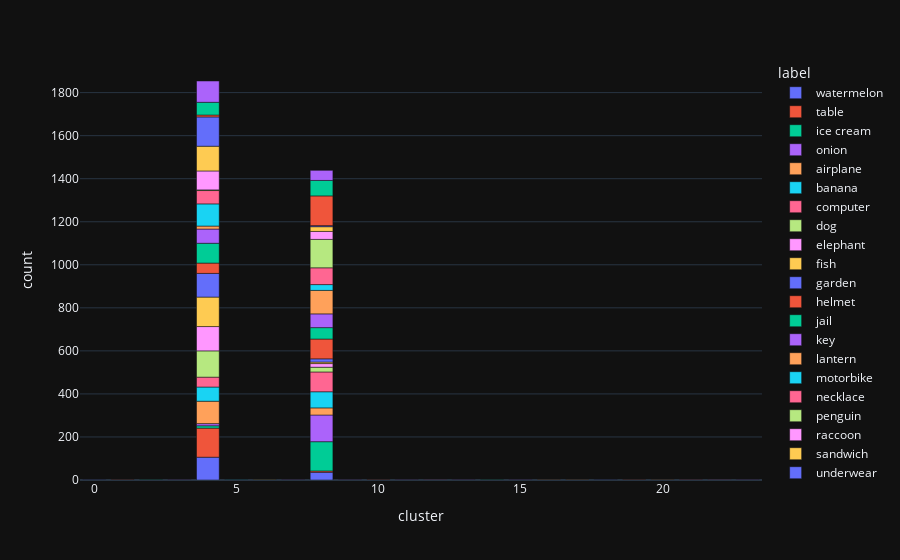

The code cell stored with this chart in its notebook:
### Code cell
df_grped = plot_cluster_distribution(flattened_data['train'], kmeans)

### Figure 1 — Plotly figure (JSON) as saved in the notebook; plotly's stock layout.template omitted (floating-point values rounded to 4 significant figures)
{"data": [{"alignmentgroup": "True", "hovertemplate": "label=watermelon<br>cluster=%{x}<br>count=%{y}<extra></extra>", "legendgroup": "watermelon", "marker": {"color": "#636efa", "pattern": {"shape": ""}}, "name": "watermelon", "offsetgroup": "watermelon", "orientation": "v", "showlegend": true, "textposition": "auto", "type": "bar", "x": [0, 4, 8, 18], "xaxis": "x", "y": [1, 106, 36, 1], "yaxis": "y"}, {"alignmentgroup": "True", "hovertemplate": "label=table<br>cluster=%{x}<br>count=%{y}<extra></extra>", "legendgroup": "table", "marker": {"color": "#EF553B", "pattern": {"shape": ""}}, "name": "table", "offsetgroup": "table", "orientation": "v", "showlegend": true, "textposition": "auto", "type": "bar", "x": [1, 4, 8, 10, 19], "xaxis": "x", "y": [1, 135, 6, 1, 1], "yaxis": "y"}, {"alignmentgroup": "True", "hovertemplate": "label=ice cream<br>cluster=%{x}<br>count=%{y}<extra></extra>", "legendgroup": "ice cream", "marker": {"color": "#00cc96", "pattern": {"shape": ""}}, "name": "ice cream", "offsetgroup": "ice cream", "orientation": "v", "showlegend": true, "textposition": "auto", "type": "bar", "x": [2, 4, 8], "xaxis": "x", "y": [1, 11, 136], "yaxis": "y"}, {"alignmentgroup": "True", "hovertemplate": "label=onion<br>cluster=%{x}<br>count=%{y}<extra></extra>", "legendgroup": "onion", "marker": {"color": "#ab63fa", "pattern": {"shape": ""}}, "name": "onion", "offsetgroup": "onion", "orientation": "v", "showlegend": true, "textposition": "auto", "type": "bar", "x": [3, 4, 7, 8, 9, 13, 15, 23], "xaxis": "x", "y": [1, 10, 1, 124, 1, 1, 1, 1], "yaxis": "y"}, {"alignmentgroup": "True", "hovertemplate": "label=airplane<br>cluster=%{x}<br>count=%{y}<extra></extra>", "legendgroup": "airplane", "marker": {"color": "#FFA15A", "pattern": {"shape": ""}}, "name": "airplane", "offsetgroup": "airplane", "orientation": "v", "showlegend": true, "textposition": "auto", "type": "bar", "x": [4, 8, 16], "xaxis": "x", "y": [104, 33, 1], "yaxis": "y"}, {"alignmentgroup": "True", "hovertemplate": "label=banana<br>cluster=%{x}<br>count=%{y}<extra></extra>", "legendgroup": "banana", "marker": {"color": "#19d3f3", "pattern": {"shape": ""}}, "name": "banana", "offsetgroup": "banana", "orientation": "v", "showlegend": true, "textposition": "auto", "type": "bar", "x": [4, 8], "xaxis": "x", "y": [66, 75], "yaxis": "y"}, {"alignmentgroup": "True", "hovertemplate": "label=computer<br>cluster=%{x}<br>count=%{y}<extra></extra>", "legendgroup": "computer", "marker": {"color": "#FF6692", "pattern": {"shape": ""}}, "name": "computer", "offsetgroup": "computer", "orientation": "v", "showlegend": true, "textposition": "auto", "type": "bar", "x": [4, 8], "xaxis": "x", "y": [46, 92], "yaxis": "y"}, {"alignmentgroup": "True", "hovertemplate": "label=dog<br>cluster=%{x}<br>count=%{y}<extra></extra>", "legendgroup": "dog", "marker": {"color": "#B6E880", "pattern": {"shape": ""}}, "name": "dog", "offsetgroup": "dog", "orientation": "v", "showlegend": true, "textposition": "auto", "type": "bar", "x": [4, 8], "xaxis": "x", "y": [122, 22], "yaxis": "y"}, {"alignmentgroup": "True", "hovertemplate": "label=elephant<br>cluster=%{x}<br>count=%{y}<extra></extra>", "legendgroup": "elephant", "marker": {"color": "#FF97FF", "pattern": {"shape": ""}}, "name": "elephant", "offsetgroup": "elephant", "orientation": "v", "showlegend": true, "textposition": "auto", "type": "bar", "x": [4, 8, 12], "xaxis": "x", "y": [113, 17, 1], "yaxis": "y"}, {"alignmentgroup": "True", "hovertemplate": "label=fish<br>cluster=%{x}<br>count=%{y}<extra></extra>", "legendgroup": "fish", "marker": {"color": "#FECB52", "pattern": {"shape": ""}}, "name": "fish", "offsetgroup": "fish", "orientation": "v", "showlegend": true, "textposition": "auto", "type": "bar", "x": [4, 6, 8], "xaxis": "x", "y": [137, 1, 7], "yaxis": "y"}, {"alignmentgroup": "True", "hovertemplate": "label=garden<br>cluster=%{x}<br>count=%{y}<extra></extra>", "legendgroup": "garden", "marker": {"color": "#636efa", "pattern": {"shape": ""}}, "name": "garden", "offsetgroup": "garden", "orientation": "v", "showlegend": true, "textposition": "auto", "type": "bar", "x": [4, 8], "xaxis": "x", "y": [110, 15], "yaxis": "y"}, {"alignmentgroup": "True", "hovertemplate": "label=helmet<br>cluster=%{x}<br>count=%{y}<extra></extra>", "legendgroup": "helmet", "marker": {"color": "#EF553B", "pattern": {"shape": ""}}, "name": "helmet", "offsetgroup": "helmet", "orientation": "v", "showlegend": true, "textposition": "auto", "type": "bar", "x": [4, 8], "xaxis": "x", "y": [48, 92], "yaxis": "y"}, {"alignmentgroup": "True", "hovertemplate": "label=jail<br>cluster=%{x}<br>count=%{y}<extra></extra>", "legendgroup": "jail", "marker": {"color": "#00cc96", "pattern": {"shape": ""}}, "name": "jail", "offsetgroup": "jail", "orientation": "v", "showlegend": true, "textposition": "auto", "type": "bar", "x": [4, 8], "xaxis": "x", "y": [92, 53], "yaxis": "y"}, {"alignmentgroup": "True", "hovertemplate": "label=key<br>cluster=%{x}<br>count=%{y}<extra></extra>", "legendgroup": "key", "marker": {"color": "#ab63fa", "pattern": {"shape": ""}}, "name": "key", "offsetgroup": "key", "orientation": "v", "showlegend": true, "textposition": "auto", "type": "bar", "x": [4, 8], "xaxis": "x", "y": [66, 64], "yaxis": "y"}, {"alignmentgroup": "True", "hovertemplate": "label=lantern<br>cluster=%{x}<br>count=%{y}<extra></extra>", "legendgroup": "lantern", "marker": {"color": "#FFA15A", "pattern": {"shape": ""}}, "name": "lantern", "offsetgroup": "lantern", "orientation": "v", "showlegend": true, "textposition": "auto", "type": "bar", "x": [4, 8, 17, 20], "xaxis": "x", "y": [14, 109, 1, 1], "yaxis": "y"}, {"alignmentgroup": "True", "hovertemplate": "label=motorbike<br>cluster=%{x}<br>count=%{y}<extra></extra>", "legendgroup": "motorbike", "marker": {"color": "#19d3f3", "pattern": {"shape": ""}}, "name": "motorbike", "offsetgroup": "motorbike", "orientation": "v", "showlegend": true, "textposition": "auto", "type": "bar", "x": [4, 5, 8], "xaxis": "x", "y": [103, 1, 27], "yaxis": "y"}, {"alignmentgroup": "True", "hovertemplate": "label=necklace<br>cluster=%{x}<br>count=%{y}<extra></extra>", "legendgroup": "necklace", "marker": {"color": "#FF6692", "pattern": {"shape": ""}}, "name": "necklace", "offsetgroup": "necklace", "orientation": "v", "showlegend": true, "textposition": "auto", "type": "bar", "x": [4, 8, 21], "xaxis": "x", "y": [62, 78, 1], "yaxis": "y"}, {"alignmentgroup": "True", "hovertemplate": "label=penguin<br>cluster=%{x}<br>count=%{y}<extra></extra>", "legendgroup": "penguin", "marker": {"color": "#B6E880", "pattern": {"shape": ""}}, "name": "penguin", "offsetgroup": "penguin", "orientation": "v", "showlegend": true, "textposition": "auto", "type": "bar", "x": [4, 8], "xaxis": "x", "y": [3, 132], "yaxis": "y"}, {"alignmentgroup": "True", "hovertemplate": "label=raccoon<br>cluster=%{x}<br>count=%{y}<extra></extra>", "legendgroup": "raccoon", "marker": {"color": "#FF97FF", "pattern": {"shape": ""}}, "name": "raccoon", "offsetgroup": "raccoon", "orientation": "v", "showlegend": true, "textposition": "auto", "type": "bar", "x": [4, 8, 22], "xaxis": "x", "y": [88, 37, 1], "yaxis": "y"}, {"alignmentgroup": "True", "hovertemplate": "label=sandwich<br>cluster=%{x}<br>count=%{y}<extra></extra>", "legendgroup": "sandwich", "marker": {"color": "#FECB52", "pattern": {"shape": ""}}, "name": "sandwich", "offsetgroup": "sandwich", "orientation": "v", "showlegend": true, "textposition": "auto", "type": "bar", "x": [4, 8], "xaxis": "x", "y": [115, 22], "yaxis": "y"}, {"alignmentgroup": "True", "hovertemplate": "label=underwear<br>cluster=%{x}<br>count=%{y}<extra></extra>", "legendgroup": "underwear", "marker": {"color": "#636efa", "pattern": {"shape": ""}}, "name": "underwear", "offsetgroup": "underwear", "orientation": "v", "showlegend": true, "textposition": "auto", "type": "bar", "x": [4, 8], "xaxis": "x", "y": [136, 5], "yaxis": "y"}, {"alignmentgroup": "True", "hovertemplate": "label=vase<br>cluster=%{x}<br>count=%{y}<extra></extra>", "legendgroup": "vase", "marker": {"color": "#EF553B", "pattern": {"shape": ""}}, "name": "vase", "offsetgroup": "vase", "orientation": "v", "showlegend": true, "textposition": "auto", "type": "bar", "x": [4, 8], "xaxis": "x", "y": [9, 138], "yaxis": "y"}, {"alignmentgroup": "True", "hovertemplate": "label=yoga<br>cluster=%{x}<br>count=%{y}<extra></extra>", "legendgroup": "yoga", "marker": {"color": "#00cc96", "pattern": {"shape": ""}}, "name": "yoga", "offsetgroup": "yoga", "orientation": "v", "showlegend": true, "textposition": "auto", "type": "bar", "x": [4, 8, 14], "xaxis": "x", "y": [59, 72, 1], "yaxis": "y"}, {"alignmentgroup": "True", "hovertemplate": "label=zigzag<br>cluster=%{x}<br>count=%{y}<extra></extra>", "legendgroup": "zigzag", "marker": {"color": "#ab63fa", "pattern": {"shape": ""}}, "name": "zigzag", "offsetgroup": "zigzag", "orientation": "v", "showlegend": true, "textposition": "auto", "type": "bar", "x": [4, 8, 11], "xaxis": "x", "y": [99, 47, 1], "yaxis": "y"}], "layout": {"barmode": "relative", "legend": {"title": {"text": "label"}, "tracegroupgap": 0}, "margin": {"t": 60}, "xaxis": {"anchor": "y", "domain": [0, 1], "title": {"text": "cluster"}}, "yaxis": {"anchor": "x", "domain": [0, 1], "title": {"text": "count"}}}}
